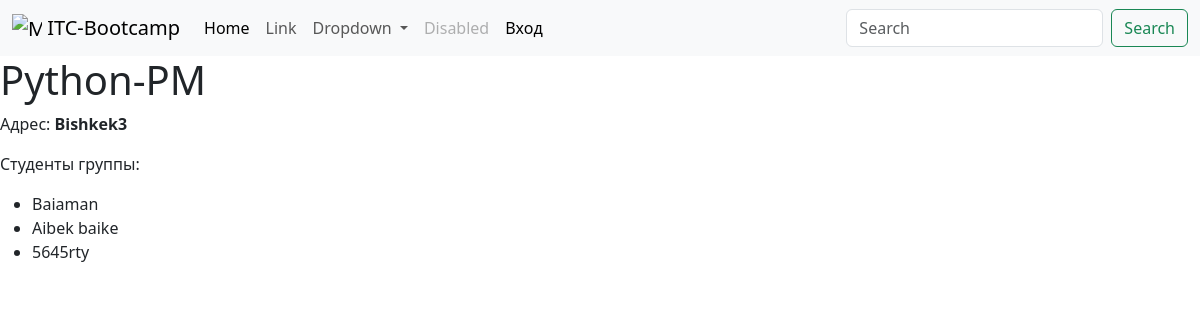
Page /course/groups/4/ on the committed database.
### course/models.py (models this page shows, shortened)
class Group(models.Model):
    class Meta:
        verbose_name = 'группа'
        verbose_name_plural = 'группы'
    name = models.CharField(max_length=100, null=False)
    branch = models.ForeignKey(Branch, on_delete=models.CASCADE)
    photo = models.ImageField(upload_to='group_list/', null=True, blank=True)
    course = models.ForeignKey('course.Course', on_delete=models.PROTECT,null=True)
    creator = models.ForeignKey(settings.AUTH_USER_MODEL, on_delete=models.PROTECT, null=True, related_name='my_groups')
    manager = models.OneToOneField(settings.AUTH_USER_MODEL,null=True, on_delete=models.PROTECT)

class Branch(models.Model):
    class Meta:
        verbose_name = 'филиал'
        verbose_name_plural = 'филиалы'
    name = models.CharField(max_length=100, null=False)
    address = models.CharField(max_length=300, null=True)
    photo = models.ImageField(upload_to='branches/', null=True, blank=True)
    creator = models.ForeignKey(settings.AUTH_USER_MODEL, on_delete=models.PROTECT,null=True, related_name='branches')
    manager = models.OneToOneField(settings.AUTH_USER_MODEL, null=True, on_delete=models.PROTECT)
    def __str__(self):
        return self.name

class Student(models.Model):
    MALE = 'male'
    FEMALE = 'female'
    GENDER_CHOICES = (
        (MALE, 'Male'),
        (FEMALE, 'Female')
    )
    class Meta:
        verbose_name = 'студент'
        verbose_name_plural = 'студенты'
    name = models.CharField(max_length=200)
    date_of_birth = models.DateField()
    address = models.CharField(max_length=300, null=True, blank=True)
    phone_number = models.CharField(max_length=20)
    gender = models.CharField(choices=GENDER_CHOICES, max_length=6, default=MALE)
    group = models.ForeignKey(Group, on_delete=models.CASCADE, null=True)
    photo = models.ImageField(upload_to='student_list/', null=True, blank=True)
    courses = models.ManyToManyField(Course)
    age = models.PositiveIntegerField(null=True)

### course/views.py (the view)
# urls.py: path('groups/<int:group_id>/', views.group_detail, name='group_detail'),
def group_detail(request, group_id):
    group = Group.objects.get(id=group_id)
    students = Student.objects.filter(group=group)
    context = {'group': group, 'students': students}
    return render(request, 'course/group-detail.html', context=context)

### course/templates/course/group-detail.html
{% extends 'course/base.html' %}
{% block content %}
    <h1> {{ group.name }}</h1>
    <p>Адрес: <strong>{{ group.branch }} </strong></p>
    <p>Студенты группы: </p>
    <ul>
        {% for s in students %}
            <li>{{ s.name }}</li>
        {% endfor %}
    </ul>
{% endblock %}

### rows in the picture
Group: name "Python-PM", branch "Bishkek3"
Student: name "Baiaman"
Student: name "Aibek baike"
Student: name "5645rty"
